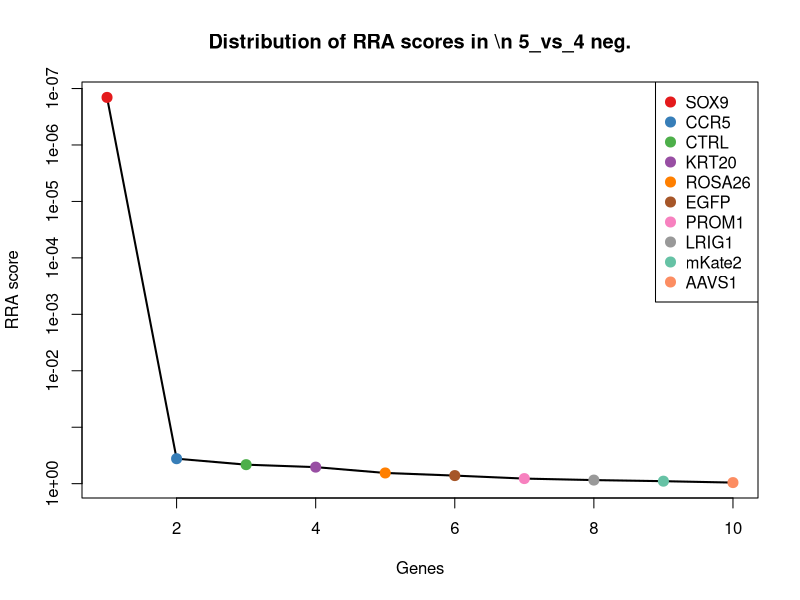
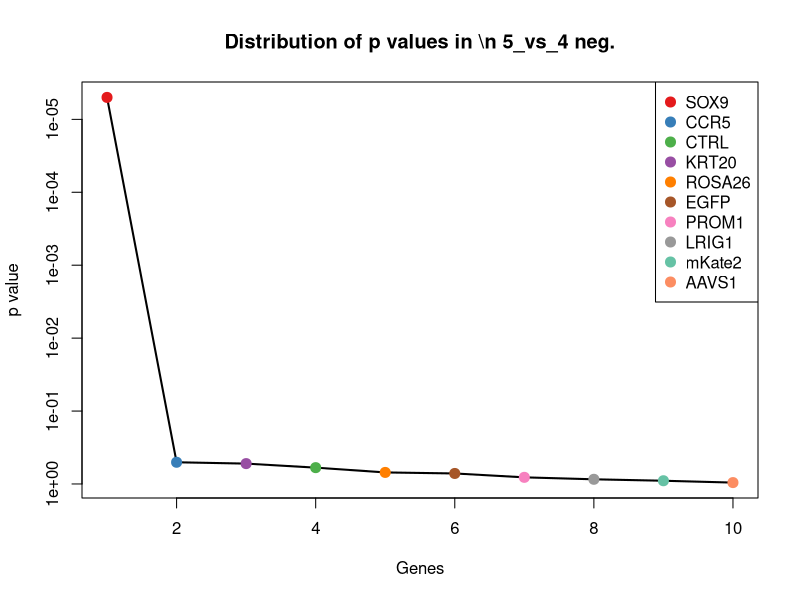
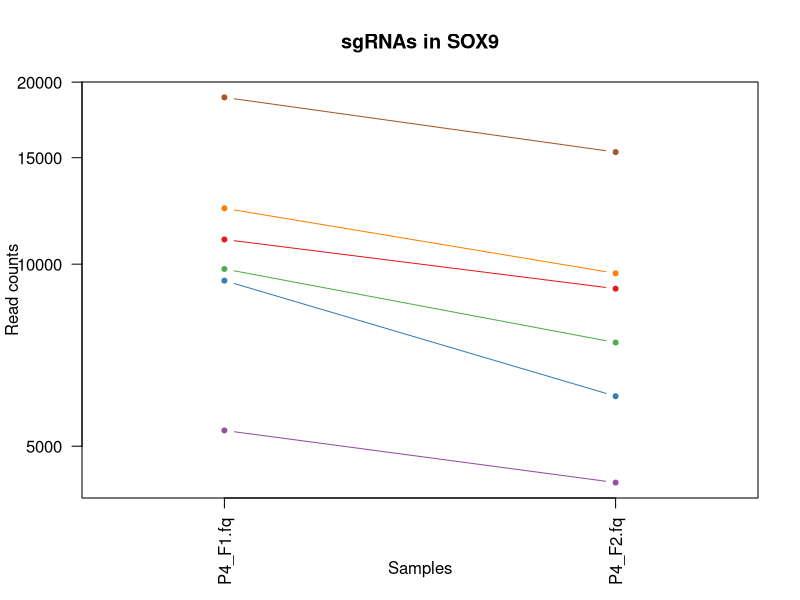
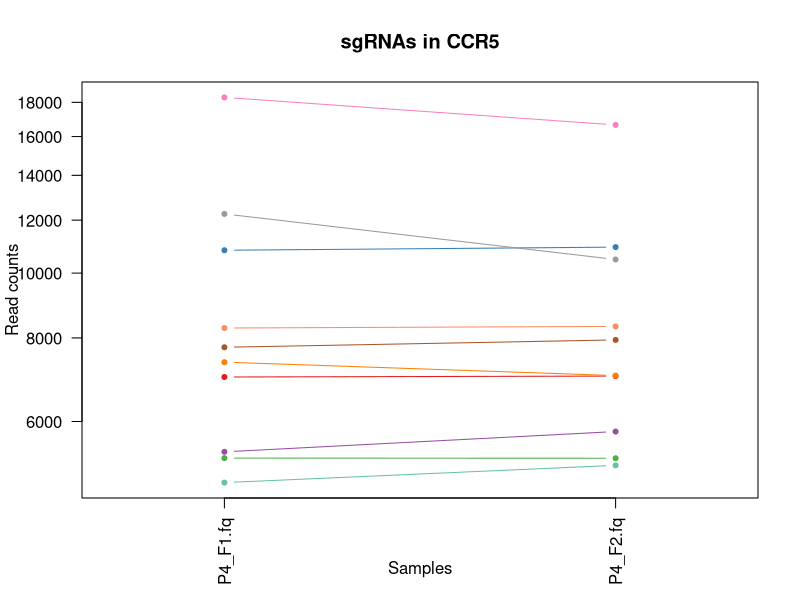
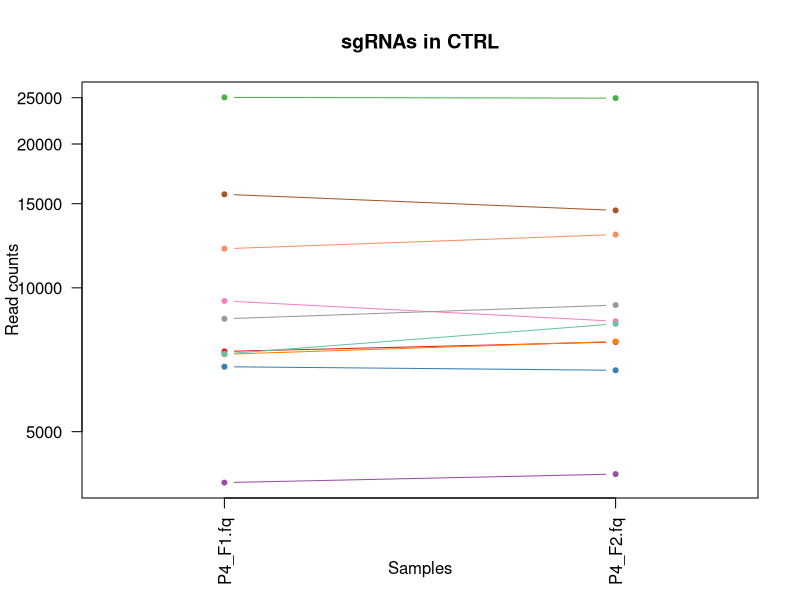
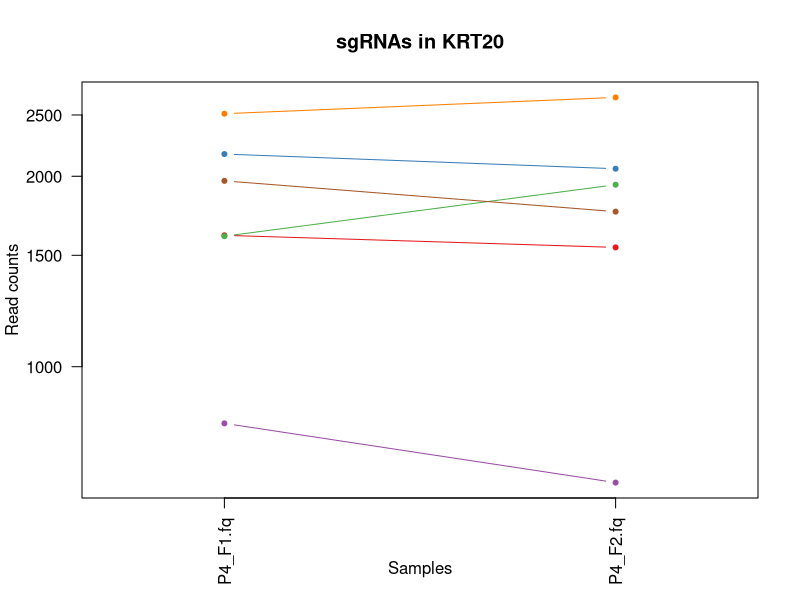
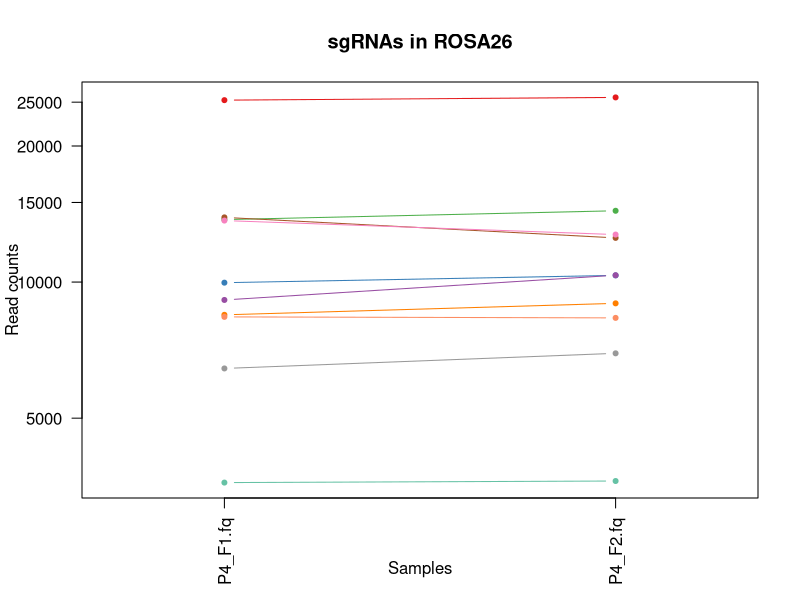
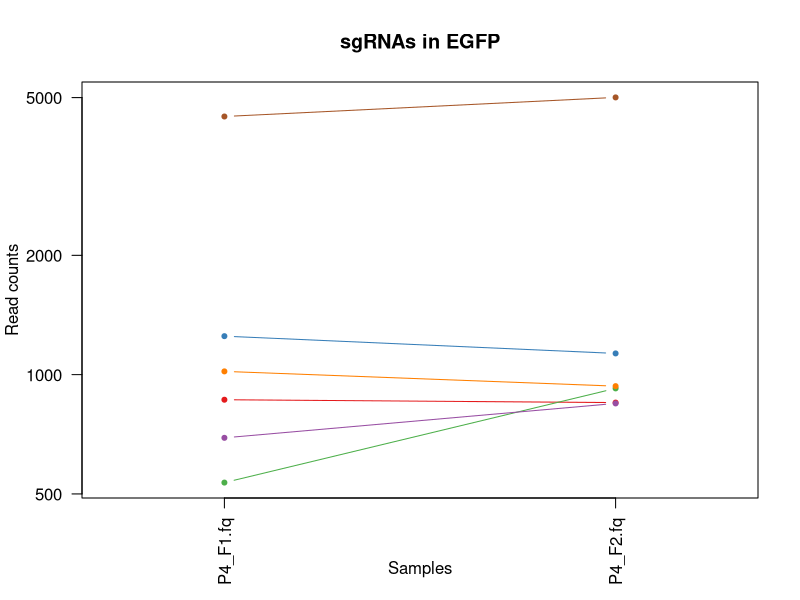

Generate these figures, in order, with R: (Note: this script raises an error after producing the figures.)
pdf(file='P4_45_day7.pdf',width=4.5,height=4.5);
gstable=read.table('P4_45_day7.gene_summary.txt',header=T)
# 
#
# parameters
# Do not modify the variables beginning with "__"

# gstablename='__GENE_SUMMARY_FILE__'
startindex=3
# outputfile='__OUTPUT_FILE__'
targetgenelist=c("SOX9","CCR5","CTRL","KRT20","ROSA26","EGFP","PROM1","LRIG1","mKate2","AAVS1")
# samplelabel=sub('.\\w+.\\w+$','',colnames(gstable)[startindex]);
samplelabel='5_vs_4 neg.'


# You need to write some codes in front of this code:
# gstable=read.table(gstablename,header=T)
# pdf(file=outputfile,width=6,height=6)


# set up color using RColorBrewer
#library(RColorBrewer)
#colors <- brewer.pal(length(targetgenelist), "Set1")

colors=c( "#E41A1C", "#377EB8", "#4DAF4A", "#984EA3", "#FF7F00",  "#A65628", "#F781BF",
          "#999999", "#66C2A5", "#FC8D62", "#8DA0CB", "#E78AC3", "#A6D854", "#FFD92F", "#E5C494", "#B3B3B3", 
          "#8DD3C7", "#FFFFB3", "#BEBADA", "#FB8072", "#80B1D3", "#FDB462", "#B3DE69", "#FCCDE5",
          "#D9D9D9", "#BC80BD", "#CCEBC5", "#FFED6F")

######
# function definition

plotrankedvalues<-function(val, tglist, ...){
  
  plot(val,log='y',ylim=c(max(val),min(val)),type='l',lwd=2, ...)
  if(length(tglist)>0){
    for(i in 1:length(tglist)){
      targetgene=tglist[i];
      tx=which(names(val)==targetgene);ty=val[targetgene];
      points(tx,ty,col=colors[(i %% length(colors)) ],cex=2,pch=20)
      # text(tx+50,ty,targetgene,col=colors[i])
    }
    legend('topright',tglist,pch=20,pt.cex = 2,cex=1,col=colors)
  }
}



plotrandvalues<-function(val,targetgenelist, ...){
  # choose the one with the best distance distribution
  
  mindiffvalue=0;
  randval=val;
  for(i in 1:20){
    randval0=sample(val)
    vindex=sort(which(names(randval0) %in% targetgenelist))
    if(max(vindex)>0.9*length(val)){
      # print('pass...')
      next;
    }
    mindiffind=min(diff(vindex));
    if (mindiffind > mindiffvalue){
      mindiffvalue=mindiffind;
      randval=randval0;
      # print(paste('Diff: ',mindiffvalue))
    }
  }
  plot(randval,log='y',ylim=c(max(randval),min(randval)),pch=20,col='grey', ...)
  
  if(length(targetgenelist)>0){
    for(i in 1:length(targetgenelist)){
      targetgene=targetgenelist[i];
      tx=which(names(randval)==targetgene);ty=randval[targetgene];
      points(tx,ty,col=colors[(i %% length(colors)) ],cex=2,pch=20)
      text(tx+50,ty,targetgene,col=colors[i])
    }
  }
  
}




# set.seed(1235)



pvec=gstable[,startindex]
names(pvec)=gstable[,'id']
pvec=sort(pvec);

plotrankedvalues(pvec,targetgenelist,xlab='Genes',ylab='RRA score',main=paste('Distribution of RRA scores in \\n',samplelabel))

# plotrandvalues(pvec,targetgenelist,xlab='Genes',ylab='RRA score',main=paste('Distribution of RRA scores in \\n',samplelabel))


pvec=gstable[,startindex+1]
names(pvec)=gstable[,'id']
pvec=sort(pvec);

plotrankedvalues(pvec,targetgenelist,xlab='Genes',ylab='p value',main=paste('Distribution of p values in \\n',samplelabel))

# plotrandvalues(pvec,targetgenelist,xlab='Genes',ylab='p value',main=paste('Distribution of p values in \\n',samplelabel))



# you need to write after this code:
# dev.off()






# parameters
# Do not modify the variables beginning with "__"
targetmat=list(c(10984.888790066654,9107.508988061698),c(9390.91628957882,6047.028492251849),c(9817.362439790899,7419.248178321091),c(5308.4744857192745,4352.268122127254),c(12368.238496852182,9655.909395460596),c(18868.942006182668,15322.713605249208))
targetgene="SOX9"
collabel=c("P4_F1.fq","P4_F2.fq")

# set up color using RColorBrewer
#library(RColorBrewer)
#colors <- brewer.pal(length(targetgenelist), "Set1")

colors=c( "#E41A1C", "#377EB8", "#4DAF4A", "#984EA3", "#FF7F00",  "#A65628", "#F781BF",
          "#999999", "#66C2A5", "#FC8D62", "#8DA0CB", "#E78AC3", "#A6D854", "#FFD92F", "#E5C494", "#B3B3B3", 
          "#8DD3C7", "#FFFFB3", "#BEBADA", "#FB8072", "#80B1D3", "#FDB462", "#B3DE69", "#FCCDE5",
          "#D9D9D9", "#BC80BD", "#CCEBC5", "#FFED6F")


## code

targetmatvec=unlist(targetmat)+1
yrange=range(targetmatvec[targetmatvec>0]);
# yrange[1]=1; # set the minimum value to 1
for(i in 1:length(targetmat)){
  vali=targetmat[[i]]+1;
  if(i==1){
    plot(1:length(vali),vali,type='b',las=1,pch=20,main=paste('sgRNAs in',targetgene),ylab='Read counts',xlab='Samples',xlim=c(0.7,length(vali)+0.3),ylim = yrange,col=colors[(i %% length(colors))],xaxt='n',log='y')
    axis(1,at=1:length(vali),labels=(collabel),las=2)
    # lines(0:100,rep(1,101),col='black');
  }else{
    lines(1:length(vali),vali,type='b',pch=20,col=colors[(i %% length(colors))])
  }
}




# parameters
# Do not modify the variables beginning with "__"
targetmat=list(c(6992.15669463587,7014.650544417904),c(10817.170639525928,10934.697901010026),c(5288.972375191283,5286.579927325376),c(5404.684897657366,5795.170527372355),c(7358.796372562109,7026.024775089881),c(7746.2383017182065,7944.900124376035),c(18307.28122297651,16652.686148822537),c(12257.726537193563,10478.916229082943),c(4861.226084277337,5159.026054789632),c(8276.695708079575,8322.687071695274))
targetgene="CCR5"
collabel=c("P4_F1.fq","P4_F2.fq")

# set up color using RColorBrewer
#library(RColorBrewer)
#colors <- brewer.pal(length(targetgenelist), "Set1")

colors=c( "#E41A1C", "#377EB8", "#4DAF4A", "#984EA3", "#FF7F00",  "#A65628", "#F781BF",
          "#999999", "#66C2A5", "#FC8D62", "#8DA0CB", "#E78AC3", "#A6D854", "#FFD92F", "#E5C494", "#B3B3B3", 
          "#8DD3C7", "#FFFFB3", "#BEBADA", "#FB8072", "#80B1D3", "#FDB462", "#B3DE69", "#FCCDE5",
          "#D9D9D9", "#BC80BD", "#CCEBC5", "#FFED6F")


## code

targetmatvec=unlist(targetmat)+1
yrange=range(targetmatvec[targetmatvec>0]);
# yrange[1]=1; # set the minimum value to 1
for(i in 1:length(targetmat)){
  vali=targetmat[[i]]+1;
  if(i==1){
    plot(1:length(vali),vali,type='b',las=1,pch=20,main=paste('sgRNAs in',targetgene),ylab='Read counts',xlab='Samples',xlim=c(0.7,length(vali)+0.3),ylim = yrange,col=colors[(i %% length(colors))],xaxt='n',log='y')
    axis(1,at=1:length(vali),labels=(collabel),las=2)
    # lines(0:100,rep(1,101),col='black');
  }else{
    lines(1:length(vali),vali,type='b',pch=20,col=colors[(i %% length(colors))])
  }
}




# parameters
# Do not modify the variables beginning with "__"
targetmat=list(c(7360.096513263976,7702.791500072521),c(6836.139810411939,6720.545437042495),c(25035.509355133567,24946.12519878987),c(3910.82323121322,4074.4119157118125),c(7261.285819922152,7721.477736176484),c(15693.998412225657,14524.080123066813),c(9387.015867473221,8511.986767878894),c(8613.432149862892,9201.75261362951),c(7272.987086238947,8405.556466591108),c(12073.106557528577,12926.813158702023))
targetgene="CTRL"
collabel=c("P4_F1.fq","P4_F2.fq")

# set up color using RColorBrewer
#library(RColorBrewer)
#colors <- brewer.pal(length(targetgenelist), "Set1")

colors=c( "#E41A1C", "#377EB8", "#4DAF4A", "#984EA3", "#FF7F00",  "#A65628", "#F781BF",
          "#999999", "#66C2A5", "#FC8D62", "#8DA0CB", "#E78AC3", "#A6D854", "#FFD92F", "#E5C494", "#B3B3B3", 
          "#8DD3C7", "#FFFFB3", "#BEBADA", "#FB8072", "#80B1D3", "#FDB462", "#B3DE69", "#FCCDE5",
          "#D9D9D9", "#BC80BD", "#CCEBC5", "#FFED6F")


## code

targetmatvec=unlist(targetmat)+1
yrange=range(targetmatvec[targetmatvec>0]);
# yrange[1]=1; # set the minimum value to 1
for(i in 1:length(targetmat)){
  vali=targetmat[[i]]+1;
  if(i==1){
    plot(1:length(vali),vali,type='b',las=1,pch=20,main=paste('sgRNAs in',targetgene),ylab='Read counts',xlab='Samples',xlim=c(0.7,length(vali)+0.3),ylim = yrange,col=colors[(i %% length(colors))],xaxt='n',log='y')
    axis(1,at=1:length(vali),labels=(collabel),las=2)
    # lines(0:100,rep(1,101),col='black');
  }else{
    lines(1:length(vali),vali,type='b',pch=20,col=colors[(i %% length(colors))])
  }
}




# parameters
# Do not modify the variables beginning with "__"
targetmat=list(c(1612.1744703139605,1542.8331461488997),c(2167.334550010784,2054.673526387871),c(1606.973907506496,1938.4938845241045),c(812.5879386663107,654.8307086866841),c(2510.5716953034334,2664.0073123866464),c(1965.8127412215388,1757.3186388204685))
targetgene="KRT20"
collabel=c("P4_F1.fq","P4_F2.fq")

# set up color using RColorBrewer
#library(RColorBrewer)
#colors <- brewer.pal(length(targetgenelist), "Set1")

colors=c( "#E41A1C", "#377EB8", "#4DAF4A", "#984EA3", "#FF7F00",  "#A65628", "#F781BF",
          "#999999", "#66C2A5", "#FC8D62", "#8DA0CB", "#E78AC3", "#A6D854", "#FFD92F", "#E5C494", "#B3B3B3", 
          "#8DD3C7", "#FFFFB3", "#BEBADA", "#FB8072", "#80B1D3", "#FDB462", "#B3DE69", "#FCCDE5",
          "#D9D9D9", "#BC80BD", "#CCEBC5", "#FFED6F")


## code

targetmatvec=unlist(targetmat)+1
yrange=range(targetmatvec[targetmatvec>0]);
# yrange[1]=1; # set the minimum value to 1
for(i in 1:length(targetmat)){
  vali=targetmat[[i]]+1;
  if(i==1){
    plot(1:length(vali),vali,type='b',las=1,pch=20,main=paste('sgRNAs in',targetgene),ylab='Read counts',xlab='Samples',xlim=c(0.7,length(vali)+0.3),ylim = yrange,col=colors[(i %% length(colors))],xaxt='n',log='y')
    axis(1,at=1:length(vali),labels=(collabel),las=2)
    # lines(0:100,rep(1,101),col='black');
  }else{
    lines(1:length(vali),vali,type='b',pch=20,col=colors[(i %% length(colors))])
  }
}




# parameters
# Do not modify the variables beginning with "__"
targetmat=list(c(25257.83341515267,25613.955028244527),c(9968.178761207366,10344.862796163212),c(13745.087500128378,14377.840014427107),c(9128.287867801868,10353.799691691194),c(8462.615828446425,8971.83066504597),c(13901.10438435231,12523.840414894832),c(13677.480183631342,12736.701017470405),c(6439.596896342779,6955.342055914023),c(3600.089603467223,3629.192029408707),c(8374.206260719531,8331.623967223257))
targetgene="ROSA26"
collabel=c("P4_F1.fq","P4_F2.fq")

# set up color using RColorBrewer
#library(RColorBrewer)
#colors <- brewer.pal(length(targetgenelist), "Set1")

colors=c( "#E41A1C", "#377EB8", "#4DAF4A", "#984EA3", "#FF7F00",  "#A65628", "#F781BF",
          "#999999", "#66C2A5", "#FC8D62", "#8DA0CB", "#E78AC3", "#A6D854", "#FFD92F", "#E5C494", "#B3B3B3", 
          "#8DD3C7", "#FFFFB3", "#BEBADA", "#FB8072", "#80B1D3", "#FDB462", "#B3DE69", "#FCCDE5",
          "#D9D9D9", "#BC80BD", "#CCEBC5", "#FFED6F")


## code

targetmatvec=unlist(targetmat)+1
yrange=range(targetmatvec[targetmatvec>0]);
# yrange[1]=1; # set the minimum value to 1
for(i in 1:length(targetmat)){
  vali=targetmat[[i]]+1;
  if(i==1){
    plot(1:length(vali),vali,type='b',las=1,pch=20,main=paste('sgRNAs in',targetgene),ylab='Read counts',xlab='Samples',xlim=c(0.7,length(vali)+0.3),ylim = yrange,col=colors[(i %% length(colors))],xaxt='n',log='y')
    axis(1,at=1:length(vali),labels=(collabel),las=2)
    # lines(0:100,rep(1,101),col='black');
  }else{
    lines(1:length(vali),vali,type='b',pch=20,col=colors[(i %% length(colors))])
  }
}




# parameters
# Do not modify the variables beginning with "__"
targetmat=list(c(863.2934260390884,849.005075158294),c(1249.4352144933193,1130.111061765729),c(533.0576877650998,922.125129478147),c(691.6748533927637,844.942849918302),c(1018.010169561154,934.3118051981224),c(4478.984717928704,5004.661495669943))
targetgene="EGFP"
collabel=c("P4_F1.fq","P4_F2.fq")

# set up color using RColorBrewer
#library(RColorBrewer)
#colors <- brewer.pal(length(targetgenelist), "Set1")

colors=c( "#E41A1C", "#377EB8", "#4DAF4A", "#984EA3", "#FF7F00",  "#A65628", "#F781BF",
          "#999999", "#66C2A5", "#FC8D62", "#8DA0CB", "#E78AC3", "#A6D854", "#FFD92F", "#E5C494", "#B3B3B3", 
          "#8DD3C7", "#FFFFB3", "#BEBADA", "#FB8072", "#80B1D3", "#FDB462", "#B3DE69", "#FCCDE5",
          "#D9D9D9", "#BC80BD", "#CCEBC5", "#FFED6F")


## code

targetmatvec=unlist(targetmat)+1
yrange=range(targetmatvec[targetmatvec>0]);
# yrange[1]=1; # set the minimum value to 1
for(i in 1:length(targetmat)){
  vali=targetmat[[i]]+1;
  if(i==1){
    plot(1:length(vali),vali,type='b',las=1,pch=20,main=paste('sgRNAs in',targetgene),ylab='Read counts',xlab='Samples',xlim=c(0.7,length(vali)+0.3),ylim = yrange,col=colors[(i %% length(colors))],xaxt='n',log='y')
    axis(1,at=1:length(vali),labels=(collabel),las=2)
    # lines(0:100,rep(1,101),col='black');
  }else{
    lines(1:length(vali),vali,type='b',pch=20,col=colors[(i %% length(colors))])
  }
}




# parameters
# Do not modify the variables beginning with "__"
targetmat=list(c(8146.681637892964,8737.84649122244),c(12329.234275796198,12856.942884574164),c(9000.87407901899,8735.409156078445),c(13300.439380090173,14281.159053715302),c(9691.248791709888,9590.101346572728),c(19680.22980414711,21447.736822108902))
targetgene="PROM1"
collabel=c("P4_F1.fq","P4_F2.fq")

# set up color using RColorBrewer
#library(RColorBrewer)
#colors <- brewer.pal(length(targetgenelist), "Set1")

colors=c( "#E41A1C", "#377EB8", "#4DAF4A", "#984EA3", "#FF7F00",  "#A65628", "#F781BF",
          "#999999", "#66C2A5", "#FC8D62", "#8DA0CB", "#E78AC3", "#A6D854", "#FFD92F", "#E5C494", "#B3B3B3", 
          "#8DD3C7", "#FFFFB3", "#BEBADA", "#FB8072", "#80B1D3", "#FDB462", "#B3DE69", "#FCCDE5",
          "#D9D9D9", "#BC80BD", "#CCEBC5", "#FFED6F")


## code

targetmatvec=unlist(targetmat)+1
yrange=range(targetmatvec[targetmatvec>0]);
# yrange[1]=1; # set the minimum value to 1
for(i in 1:length(targetmat)){
  vali=targetmat[[i]]+1;
  if(i==1){
    plot(1:length(vali),vali,type='b',las=1,pch=20,main=paste('sgRNAs in',targetgene),ylab='Read counts',xlab='Samples',xlim=c(0.7,length(vali)+0.3),ylim = yrange,col=colors[(i %% length(colors))],xaxt='n',log='y')
    axis(1,at=1:length(vali),labels=(collabel),las=2)
    # lines(0:100,rep(1,101),col='black');
  }else{
    lines(1:length(vali),vali,type='b',pch=20,col=colors[(i %% length(colors))])
  }
}




# parameters
# Do not modify the variables beginning with "__"
targetmat=list(c(10622.149534246013,10441.543756875017),c(5824.630344360115,6042.153821963858),c(5351.379128880855,6053.528052635836),c(11386.632266943278,13489.025131916893),c(17267.168661483636,18213.3930860274),c(6128.863268596781,6698.6094207465385))
targetgene="LRIG1"
collabel=c("P4_F1.fq","P4_F2.fq")

# set up color using RColorBrewer
#library(RColorBrewer)
#colors <- brewer.pal(length(targetgenelist), "Set1")

colors=c( "#E41A1C", "#377EB8", "#4DAF4A", "#984EA3", "#FF7F00",  "#A65628", "#F781BF",
          "#999999", "#66C2A5", "#FC8D62", "#8DA0CB", "#E78AC3", "#A6D854", "#FFD92F", "#E5C494", "#B3B3B3", 
          "#8DD3C7", "#FFFFB3", "#BEBADA", "#FB8072", "#80B1D3", "#FDB462", "#B3DE69", "#FCCDE5",
          "#D9D9D9", "#BC80BD", "#CCEBC5", "#FFED6F")


## code

targetmatvec=unlist(targetmat)+1
yrange=range(targetmatvec[targetmatvec>0]);
# yrange[1]=1; # set the minimum value to 1
for(i in 1:length(targetmat)){
  vali=targetmat[[i]]+1;
  if(i==1){
    plot(1:length(vali),vali,type='b',las=1,pch=20,main=paste('sgRNAs in',targetgene),ylab='Read counts',xlab='Samples',xlim=c(0.7,length(vali)+0.3),ylim = yrange,col=colors[(i %% length(colors))],xaxt='n',log='y')
    axis(1,at=1:length(vali),labels=(collabel),las=2)
    # lines(0:100,rep(1,101),col='black');
  }else{
    lines(1:length(vali),vali,type='b',pch=20,col=colors[(i %% length(colors))])
  }
}




# parameters
# Do not modify the variables beginning with "__"
targetmat=list(c(5144.656757284146,6286.6997814113665),c(6668.421659871212,7389.187711545152),c(7074.065558853435,7163.327988201605),c(6455.198584765172,6656.362278250624),c(5935.142304018733,5860.978576260222),c(11493.243804496298,11544.031687008803))
targetgene="mKate2"
collabel=c("P4_F1.fq","P4_F2.fq")

# set up color using RColorBrewer
#library(RColorBrewer)
#colors <- brewer.pal(length(targetgenelist), "Set1")

colors=c( "#E41A1C", "#377EB8", "#4DAF4A", "#984EA3", "#FF7F00",  "#A65628", "#F781BF",
          "#999999", "#66C2A5", "#FC8D62", "#8DA0CB", "#E78AC3", "#A6D854", "#FFD92F", "#E5C494", "#B3B3B3", 
          "#8DD3C7", "#FFFFB3", "#BEBADA", "#FB8072", "#80B1D3", "#FDB462", "#B3DE69", "#FCCDE5",
          "#D9D9D9", "#BC80BD", "#CCEBC5", "#FFED6F")


## code

targetmatvec=unlist(targetmat)+1
yrange=range(targetmatvec[targetmatvec>0]);
# yrange[1]=1; # set the minimum value to 1
for(i in 1:length(targetmat)){
  vali=targetmat[[i]]+1;
  if(i==1){
    plot(1:length(vali),vali,type='b',las=1,pch=20,main=paste('sgRNAs in',targetgene),ylab='Read counts',xlab='Samples',xlim=c(0.7,length(vali)+0.3),ylim = yrange,col=colors[(i %% length(colors))],xaxt='n',log='y')
    axis(1,at=1:length(vali),labels=(collabel),las=2)
    # lines(0:100,rep(1,101),col='black');
  }else{
    lines(1:length(vali),vali,type='b',pch=20,col=colors[(i %% length(colors))])
  }
}




# parameters
# Do not modify the variables beginning with "__"
targetmat=list(c(11027.793433228235,12367.850965679147),c(9141.289274820529,9281.372228333348),c(8604.33116494983,9267.560662517377),c(4854.725380768006,4708.119053150539),c(8443.113717918435,8781.718523814352),c(3320.559352566012,3334.2744769852998),c(6819.237981287679,6692.109860362552),c(12166.716688062937,12590.460908830699),c(3562.385523113106,4045.9763390318694),c(3968.0294220953283,5017.660616437917))
targetgene="AAVS1"
collabel=c("P4_F1.fq","P4_F2.fq")

# set up color using RColorBrewer
#library(RColorBrewer)
#colors <- brewer.pal(length(targetgenelist), "Set1")

colors=c( "#E41A1C", "#377EB8", "#4DAF4A", "#984EA3", "#FF7F00",  "#A65628", "#F781BF",
          "#999999", "#66C2A5", "#FC8D62", "#8DA0CB", "#E78AC3", "#A6D854", "#FFD92F", "#E5C494", "#B3B3B3", 
          "#8DD3C7", "#FFFFB3", "#BEBADA", "#FB8072", "#80B1D3", "#FDB462", "#B3DE69", "#FCCDE5",
          "#D9D9D9", "#BC80BD", "#CCEBC5", "#FFED6F")


## code

targetmatvec=unlist(targetmat)+1
yrange=range(targetmatvec[targetmatvec>0]);
# yrange[1]=1; # set the minimum value to 1
for(i in 1:length(targetmat)){
  vali=targetmat[[i]]+1;
  if(i==1){
    plot(1:length(vali),vali,type='b',las=1,pch=20,main=paste('sgRNAs in',targetgene),ylab='Read counts',xlab='Samples',xlim=c(0.7,length(vali)+0.3),ylim = yrange,col=colors[(i %% length(colors))],xaxt='n',log='y')
    axis(1,at=1:length(vali),labels=(collabel),las=2)
    # lines(0:100,rep(1,101),col='black');
  }else{
    lines(1:length(vali),vali,type='b',pch=20,col=colors[(i %% length(colors))])
  }
}



# 
#
# parameters
# Do not modify the variables beginning with "__"

# gstablename='__GENE_SUMMARY_FILE__'
startindex=9
# outputfile='__OUTPUT_FILE__'
targetgenelist=c("EGFP","LRIG1","AAVS1","mKate2","PROM1","KRT20","CTRL","ROSA26","CCR5","SOX9")
# samplelabel=sub('.\\w+.\\w+$','',colnames(gstable)[startindex]);
samplelabel='5_vs_4 pos.'


# You need to write some codes in front of this code:
# gstable=read.table(gstablename,header=T)
# pdf(file=outputfile,width=6,height=6)


# set up color using RColorBrewer
#library(RColorBrewer)
#colors <- brewer.pal(length(targetgenelist), "Set1")

colors=c( "#E41A1C", "#377EB8", "#4DAF4A", "#984EA3", "#FF7F00",  "#A65628", "#F781BF",
          "#999999", "#66C2A5", "#FC8D62", "#8DA0CB", "#E78AC3", "#A6D854", "#FFD92F", "#E5C494", "#B3B3B3", 
          "#8DD3C7", "#FFFFB3", "#BEBADA", "#FB8072", "#80B1D3", "#FDB462", "#B3DE69", "#FCCDE5",
          "#D9D9D9", "#BC80BD", "#CCEBC5", "#FFED6F")

######
# function definition

plotrankedvalues<-function(val, tglist, ...){
  
  plot(val,log='y',ylim=c(max(val),min(val)),type='l',lwd=2, ...)
  if(length(tglist)>0){
    for(i in 1:length(tglist)){
      targetgene=tglist[i];
      tx=which(names(val)==targetgene);ty=val[targetgene];
      points(tx,ty,col=colors[(i %% length(colors)) ],cex=2,pch=20)
      # text(tx+50,ty,targetgene,col=colors[i])
    }
    legend('topright',tglist,pch=20,pt.cex = 2,cex=1,col=colors)
  }
}



plotrandvalues<-function(val,targetgenelist, ...){
  # choose the one with the best distance distribution
  
  mindiffvalue=0;
  randval=val;
  for(i in 1:20){
    randval0=sample(val)
    vindex=sort(which(names(randval0) %in% targetgenelist))
    if(max(vindex)>0.9*length(val)){
      # print('pass...')
      next;
    }
    mindiffind=min(diff(vindex));
    if (mindiffind > mindiffvalue){
      mindiffvalue=mindiffind;
      randval=randval0;
      # print(paste('Diff: ',mindiffvalue))
    }
  }
  plot(randval,log='y',ylim=c(max(randval),min(randval)),pch=20,col='grey', ...)
  
  if(length(targetgenelist)>0){
    for(i in 1:length(targetgenelist)){
      targetgene=targetgenelist[i];
      tx=which(names(randval)==targetgene);ty=randval[targetgene];
      points(tx,ty,col=colors[(i %% length(colors)) ],cex=2,pch=20)
      text(tx+50,ty,targetgene,col=colors[i])
    }
  }
  
}




# set.seed(1235)



pvec=gstable[,startindex]
names(pvec)=gstable[,'id']
pvec=sort(pvec);

plotrankedvalues(pvec,targetgenelist,xlab='Genes',ylab='RRA score',main=paste('Distribution of RRA scores in \\n',samplelabel))

# plotrandvalues(pvec,targetgenelist,xlab='Genes',ylab='RRA score',main=paste('Distribution of RRA scores in \\n',samplelabel))


pvec=gstable[,startindex+1]
names(pvec)=gstable[,'id']
pvec=sort(pvec);

plotrankedvalues(pvec,targetgenelist,xlab='Genes',ylab='p value',main=paste('Distribution of p values in \\n',samplelabel))

# plotrandvalues(pvec,targetgenelist,xlab='Genes',ylab='p value',main=paste('Distribution of p values in \\n',samplelabel))



# you need to write after this code:
# dev.off()






# parameters
# Do not modify the variables beginning with "__"
targetmat=list(c(863.2934260390884,849.005075158294),c(1249.4352144933193,1130.111061765729),c(533.0576877650998,922.125129478147),c(691.6748533927637,844.942849918302),c(1018.010169561154,934.3118051981224),c(4478.984717928704,5004.661495669943))
targetgene="EGFP"
collabel=c("P4_F1.fq","P4_F2.fq")

# set up color using RColorBrewer
#library(RColorBrewer)
#colors <- brewer.pal(length(targetgenelist), "Set1")

colors=c( "#E41A1C", "#377EB8", "#4DAF4A", "#984EA3", "#FF7F00",  "#A65628", "#F781BF",
          "#999999", "#66C2A5", "#FC8D62", "#8DA0CB", "#E78AC3", "#A6D854", "#FFD92F", "#E5C494", "#B3B3B3", 
          "#8DD3C7", "#FFFFB3", "#BEBADA", "#FB8072", "#80B1D3", "#FDB462", "#B3DE69", "#FCCDE5",
          "#D9D9D9", "#BC80BD", "#CCEBC5", "#FFED6F")


## code

targetmatvec=unlist(targetmat)+1
yrange=range(targetmatvec[targetmatvec>0]);
# yrange[1]=1; # set the minimum value to 1
for(i in 1:length(targetmat)){
  vali=targetmat[[i]]+1;
  if(i==1){
    plot(1:length(vali),vali,type='b',las=1,pch=20,main=paste('sgRNAs in',targetgene),ylab='Read counts',xlab='Samples',xlim=c(0.7,length(vali)+0.3),ylim = yrange,col=colors[(i %% length(colors))],xaxt='n',log='y')
    axis(1,at=1:length(vali),labels=(collabel),las=2)
    # lines(0:100,rep(1,101),col='black');
  }else{
    lines(1:length(vali),vali,type='b',pch=20,col=colors[(i %% length(colors))])
  }
}




# parameters
# Do not modify the variables beginning with "__"
targetmat=list(c(10622.149534246013,10441.543756875017),c(5824.630344360115,6042.153821963858),c(5351.379128880855,6053.528052635836),c(11386.632266943278,13489.025131916893),c(17267.168661483636,18213.3930860274),c(6128.863268596781,6698.6094207465385))
targetgene="LRIG1"
collabel=c("P4_F1.fq","P4_F2.fq")

# set up color using RColorBrewer
#library(RColorBrewer)
#colors <- brewer.pal(length(targetgenelist), "Set1")

colors=c( "#E41A1C", "#377EB8", "#4DAF4A", "#984EA3", "#FF7F00",  "#A65628", "#F781BF",
          "#999999", "#66C2A5", "#FC8D62", "#8DA0CB", "#E78AC3", "#A6D854", "#FFD92F", "#E5C494", "#B3B3B3", 
          "#8DD3C7", "#FFFFB3", "#BEBADA", "#FB8072", "#80B1D3", "#FDB462", "#B3DE69", "#FCCDE5",
          "#D9D9D9", "#BC80BD", "#CCEBC5", "#FFED6F")


## code

targetmatvec=unlist(targetmat)+1
yrange=range(targetmatvec[targetmatvec>0]);
# yrange[1]=1; # set the minimum value to 1
for(i in 1:length(targetmat)){
  vali=targetmat[[i]]+1;
  if(i==1){
    plot(1:length(vali),vali,type='b',las=1,pch=20,main=paste('sgRNAs in',targetgene),ylab='Read counts',xlab='Samples',xlim=c(0.7,length(vali)+0.3),ylim = yrange,col=colors[(i %% length(colors))],xaxt='n',log='y')
    axis(1,at=1:length(vali),labels=(collabel),las=2)
    # lines(0:100,rep(1,101),col='black');
  }else{
    lines(1:length(vali),vali,type='b',pch=20,col=colors[(i %% length(colors))])
  }
}




# parameters
# Do not modify the variables beginning with "__"
targetmat=list(c(11027.793433228235,12367.850965679147),c(9141.289274820529,9281.372228333348),c(8604.33116494983,9267.560662517377),c(4854.725380768006,4708.119053150539),c(8443.113717918435,8781.718523814352),c(3320.559352566012,3334.2744769852998),c(6819.237981287679,6692.109860362552),c(12166.716688062937,12590.460908830699),c(3562.385523113106,4045.9763390318694),c(3968.0294220953283,5017.660616437917))
targetgene="AAVS1"
collabel=c("P4_F1.fq","P4_F2.fq")

# set up color using RColorBrewer
#library(RColorBrewer)
#colors <- brewer.pal(length(targetgenelist), "Set1")

colors=c( "#E41A1C", "#377EB8", "#4DAF4A", "#984EA3", "#FF7F00",  "#A65628", "#F781BF",
          "#999999", "#66C2A5", "#FC8D62", "#8DA0CB", "#E78AC3", "#A6D854", "#FFD92F", "#E5C494", "#B3B3B3", 
          "#8DD3C7", "#FFFFB3", "#BEBADA", "#FB8072", "#80B1D3", "#FDB462", "#B3DE69", "#FCCDE5",
          "#D9D9D9", "#BC80BD", "#CCEBC5", "#FFED6F")


## code

targetmatvec=unlist(targetmat)+1
yrange=range(targetmatvec[targetmatvec>0]);
# yrange[1]=1; # set the minimum value to 1
for(i in 1:length(targetmat)){
  vali=targetmat[[i]]+1;
  if(i==1){
    plot(1:length(vali),vali,type='b',las=1,pch=20,main=paste('sgRNAs in',targetgene),ylab='Read counts',xlab='Samples',xlim=c(0.7,length(vali)+0.3),ylim = yrange,col=colors[(i %% length(colors))],xaxt='n',log='y')
    axis(1,at=1:length(vali),labels=(collabel),las=2)
    # lines(0:100,rep(1,101),col='black');
  }else{
    lines(1:length(vali),vali,type='b',pch=20,col=colors[(i %% length(colors))])
  }
}




# parameters
# Do not modify the variables beginning with "__"
targetmat=list(c(5144.656757284146,6286.6997814113665),c(6668.421659871212,7389.187711545152),c(7074.065558853435,7163.327988201605),c(6455.198584765172,6656.362278250624),c(5935.142304018733,5860.978576260222),c(11493.243804496298,11544.031687008803))
targetgene="mKate2"
collabel=c("P4_F1.fq","P4_F2.fq")

# set up color using RColorBrewer
#library(RColorBrewer)
#colors <- brewer.pal(length(targetgenelist), "Set1")

colors=c( "#E41A1C", "#377EB8", "#4DAF4A", "#984EA3", "#FF7F00",  "#A65628", "#F781BF",
          "#999999", "#66C2A5", "#FC8D62", "#8DA0CB", "#E78AC3", "#A6D854", "#FFD92F", "#E5C494", "#B3B3B3", 
          "#8DD3C7", "#FFFFB3", "#BEBADA", "#FB8072", "#80B1D3", "#FDB462", "#B3DE69", "#FCCDE5",
          "#D9D9D9", "#BC80BD", "#CCEBC5", "#FFED6F")


## code

targetmatvec=unlist(targetmat)+1
yrange=range(targetmatvec[targetmatvec>0]);
# yrange[1]=1; # set the minimum value to 1
for(i in 1:length(targetmat)){
  vali=targetmat[[i]]+1;
  if(i==1){
    plot(1:length(vali),vali,type='b',las=1,pch=20,main=paste('sgRNAs in',targetgene),ylab='Read counts',xlab='Samples',xlim=c(0.7,length(vali)+0.3),ylim = yrange,col=colors[(i %% length(colors))],xaxt='n',log='y')
    axis(1,at=1:length(vali),labels=(collabel),las=2)
    # lines(0:100,rep(1,101),col='black');
  }else{
    lines(1:length(vali),vali,type='b',pch=20,col=colors[(i %% length(colors))])
  }
}




# parameters
# Do not modify the variables beginning with "__"
targetmat=list(c(8146.681637892964,8737.84649122244),c(12329.234275796198,12856.942884574164),c(9000.87407901899,8735.409156078445),c(13300.439380090173,14281.159053715302),c(9691.248791709888,9590.101346572728),c(19680.22980414711,21447.736822108902))
targetgene="PROM1"
collabel=c("P4_F1.fq","P4_F2.fq")

# set up color using RColorBrewer
#library(RColorBrewer)
#colors <- brewer.pal(length(targetgenelist), "Set1")

colors=c( "#E41A1C", "#377EB8", "#4DAF4A", "#984EA3", "#FF7F00",  "#A65628", "#F781BF",
          "#999999", "#66C2A5", "#FC8D62", "#8DA0CB", "#E78AC3", "#A6D854", "#FFD92F", "#E5C494", "#B3B3B3", 
          "#8DD3C7", "#FFFFB3", "#BEBADA", "#FB8072", "#80B1D3", "#FDB462", "#B3DE69", "#FCCDE5",
          "#D9D9D9", "#BC80BD", "#CCEBC5", "#FFED6F")


## code

targetmatvec=unlist(targetmat)+1
yrange=range(targetmatvec[targetmatvec>0]);
# yrange[1]=1; # set the minimum value to 1
for(i in 1:length(targetmat)){
  vali=targetmat[[i]]+1;
  if(i==1){
    plot(1:length(vali),vali,type='b',las=1,pch=20,main=paste('sgRNAs in',targetgene),ylab='Read counts',xlab='Samples',xlim=c(0.7,length(vali)+0.3),ylim = yrange,col=colors[(i %% length(colors))],xaxt='n',log='y')
    axis(1,at=1:length(vali),labels=(collabel),las=2)
    # lines(0:100,rep(1,101),col='black');
  }else{
    lines(1:length(vali),vali,type='b',pch=20,col=colors[(i %% length(colors))])
  }
}




# parameters
# Do not modify the variables beginning with "__"
targetmat=list(c(1612.1744703139605,1542.8331461488997),c(2167.334550010784,2054.673526387871),c(1606.973907506496,1938.4938845241045),c(812.5879386663107,654.8307086866841),c(2510.5716953034334,2664.0073123866464),c(1965.8127412215388,1757.3186388204685))
targetgene="KRT20"
collabel=c("P4_F1.fq","P4_F2.fq")

# set up color using RColorBrewer
#library(RColorBrewer)
#colors <- brewer.pal(length(targetgenelist), "Set1")

colors=c( "#E41A1C", "#377EB8", "#4DAF4A", "#984EA3", "#FF7F00",  "#A65628", "#F781BF",
          "#999999", "#66C2A5", "#FC8D62", "#8DA0CB", "#E78AC3", "#A6D854", "#FFD92F", "#E5C494", "#B3B3B3", 
          "#8DD3C7", "#FFFFB3", "#BEBADA", "#FB8072", "#80B1D3", "#FDB462", "#B3DE69", "#FCCDE5",
          "#D9D9D9", "#BC80BD", "#CCEBC5", "#FFED6F")


## code

targetmatvec=unlist(targetmat)+1
yrange=range(targetmatvec[targetmatvec>0]);
# yrange[1]=1; # set the minimum value to 1
for(i in 1:length(targetmat)){
  vali=targetmat[[i]]+1;
  if(i==1){
    plot(1:length(vali),vali,type='b',las=1,pch=20,main=paste('sgRNAs in',targetgene),ylab='Read counts',xlab='Samples',xlim=c(0.7,length(vali)+0.3),ylim = yrange,col=colors[(i %% length(colors))],xaxt='n',log='y')
    axis(1,at=1:length(vali),labels=(collabel),las=2)
    # lines(0:100,rep(1,101),col='black');
  }else{
    lines(1:length(vali),vali,type='b',pch=20,col=colors[(i %% length(colors))])
  }
}




# parameters
# Do not modify the variables beginning with "__"
targetmat=list(c(7360.096513263976,7702.791500072521),c(6836.139810411939,6720.545437042495),c(25035.509355133567,24946.12519878987),c(3910.82323121322,4074.4119157118125),c(7261.285819922152,7721.477736176484),c(15693.998412225657,14524.080123066813),c(9387.015867473221,8511.986767878894),c(8613.432149862892,9201.75261362951),c(7272.987086238947,8405.556466591108),c(12073.106557528577,12926.813158702023))
targetgene="CTRL"
collabel=c("P4_F1.fq","P4_F2.fq")

# set up color using RColorBrewer
#library(RColorBrewer)
#colors <- brewer.pal(length(targetgenelist), "Set1")

colors=c( "#E41A1C", "#377EB8", "#4DAF4A", "#984EA3", "#FF7F00",  "#A65628", "#F781BF",
          "#999999", "#66C2A5", "#FC8D62", "#8DA0CB", "#E78AC3", "#A6D854", "#FFD92F", "#E5C494", "#B3B3B3", 
          "#8DD3C7", "#FFFFB3", "#BEBADA", "#FB8072", "#80B1D3", "#FDB462", "#B3DE69", "#FCCDE5",
          "#D9D9D9", "#BC80BD", "#CCEBC5", "#FFED6F")


## code

targetmatvec=unlist(targetmat)+1
yrange=range(targetmatvec[targetmatvec>0]);
# yrange[1]=1; # set the minimum value to 1
for(i in 1:length(targetmat)){
  vali=targetmat[[i]]+1;
  if(i==1){
    plot(1:length(vali),vali,type='b',las=1,pch=20,main=paste('sgRNAs in',targetgene),ylab='Read counts',xlab='Samples',xlim=c(0.7,length(vali)+0.3),ylim = yrange,col=colors[(i %% length(colors))],xaxt='n',log='y')
    axis(1,at=1:length(vali),labels=(collabel),las=2)
    # lines(0:100,rep(1,101),col='black');
  }else{
    lines(1:length(vali),vali,type='b',pch=20,col=colors[(i %% length(colors))])
  }
}




# parameters
# Do not modify the variables beginning with "__"
targetmat=list(c(25257.83341515267,25613.955028244527),c(9968.178761207366,10344.862796163212),c(13745.087500128378,14377.840014427107),c(9128.287867801868,10353.799691691194),c(8462.615828446425,8971.83066504597),c(13901.10438435231,12523.840414894832),c(13677.480183631342,12736.701017470405),c(6439.596896342779,6955.342055914023),c(3600.089603467223,3629.192029408707),c(8374.206260719531,8331.623967223257))
targetgene="ROSA26"
collabel=c("P4_F1.fq","P4_F2.fq")

# set up color using RColorBrewer
#library(RColorBrewer)
#colors <- brewer.pal(length(targetgenelist), "Set1")

colors=c( "#E41A1C", "#377EB8", "#4DAF4A", "#984EA3", "#FF7F00",  "#A65628", "#F781BF",
          "#999999", "#66C2A5", "#FC8D62", "#8DA0CB", "#E78AC3", "#A6D854", "#FFD92F", "#E5C494", "#B3B3B3", 
          "#8DD3C7", "#FFFFB3", "#BEBADA", "#FB8072", "#80B1D3", "#FDB462", "#B3DE69", "#FCCDE5",
          "#D9D9D9", "#BC80BD", "#CCEBC5", "#FFED6F")


## code

targetmatvec=unlist(targetmat)+1
yrange=range(targetmatvec[targetmatvec>0]);
# yrange[1]=1; # set the minimum value to 1
for(i in 1:length(targetmat)){
  vali=targetmat[[i]]+1;
  if(i==1){
    plot(1:length(vali),vali,type='b',las=1,pch=20,main=paste('sgRNAs in',targetgene),ylab='Read counts',xlab='Samples',xlim=c(0.7,length(vali)+0.3),ylim = yrange,col=colors[(i %% length(colors))],xaxt='n',log='y')
    axis(1,at=1:length(vali),labels=(collabel),las=2)
    # lines(0:100,rep(1,101),col='black');
  }else{
    lines(1:length(vali),vali,type='b',pch=20,col=colors[(i %% length(colors))])
  }
}




# parameters
# Do not modify the variables beginning with "__"
targetmat=list(c(6992.15669463587,7014.650544417904),c(10817.170639525928,10934.697901010026),c(5288.972375191283,5286.579927325376),c(5404.684897657366,5795.170527372355),c(7358.796372562109,7026.024775089881),c(7746.2383017182065,7944.900124376035),c(18307.28122297651,16652.686148822537),c(12257.726537193563,10478.916229082943),c(4861.226084277337,5159.026054789632),c(8276.695708079575,8322.687071695274))
targetgene="CCR5"
collabel=c("P4_F1.fq","P4_F2.fq")

# set up color using RColorBrewer
#library(RColorBrewer)
#colors <- brewer.pal(length(targetgenelist), "Set1")

colors=c( "#E41A1C", "#377EB8", "#4DAF4A", "#984EA3", "#FF7F00",  "#A65628", "#F781BF",
          "#999999", "#66C2A5", "#FC8D62", "#8DA0CB", "#E78AC3", "#A6D854", "#FFD92F", "#E5C494", "#B3B3B3", 
          "#8DD3C7", "#FFFFB3", "#BEBADA", "#FB8072", "#80B1D3", "#FDB462", "#B3DE69", "#FCCDE5",
          "#D9D9D9", "#BC80BD", "#CCEBC5", "#FFED6F")


## code

targetmatvec=unlist(targetmat)+1
yrange=range(targetmatvec[targetmatvec>0]);
# yrange[1]=1; # set the minimum value to 1
for(i in 1:length(targetmat)){
  vali=targetmat[[i]]+1;
  if(i==1){
    plot(1:length(vali),vali,type='b',las=1,pch=20,main=paste('sgRNAs in',targetgene),ylab='Read counts',xlab='Samples',xlim=c(0.7,length(vali)+0.3),ylim = yrange,col=colors[(i %% length(colors))],xaxt='n',log='y')
    axis(1,at=1:length(vali),labels=(collabel),las=2)
    # lines(0:100,rep(1,101),col='black');
  }else{
    lines(1:length(vali),vali,type='b',pch=20,col=colors[(i %% length(colors))])
  }
}




# parameters
# Do not modify the variables beginning with "__"
targetmat=list(c(10984.888790066654,9107.508988061698),c(9390.91628957882,6047.028492251849),c(9817.362439790899,7419.248178321091),c(5308.4744857192745,4352.268122127254),c(12368.238496852182,9655.909395460596),c(18868.942006182668,15322.713605249208))
targetgene="SOX9"
collabel=c("P4_F1.fq","P4_F2.fq")

# set up color using RColorBrewer
#library(RColorBrewer)
#colors <- brewer.pal(length(targetgenelist), "Set1")

colors=c( "#E41A1C", "#377EB8", "#4DAF4A", "#984EA3", "#FF7F00",  "#A65628", "#F781BF",
          "#999999", "#66C2A5", "#FC8D62", "#8DA0CB", "#E78AC3", "#A6D854", "#FFD92F", "#E5C494", "#B3B3B3", 
          "#8DD3C7", "#FFFFB3", "#BEBADA", "#FB8072", "#80B1D3", "#FDB462", "#B3DE69", "#FCCDE5",
          "#D9D9D9", "#BC80BD", "#CCEBC5", "#FFED6F")


## code

targetmatvec=unlist(targetmat)+1
yrange=range(targetmatvec[targetmatvec>0]);
# yrange[1]=1; # set the minimum value to 1
for(i in 1:length(targetmat)){
  vali=targetmat[[i]]+1;
  if(i==1){
    plot(1:length(vali),vali,type='b',las=1,pch=20,main=paste('sgRNAs in',targetgene),ylab='Read counts',xlab='Samples',xlim=c(0.7,length(vali)+0.3),ylim = yrange,col=colors[(i %% length(colors))],xaxt='n',log='y')
    axis(1,at=1:length(vali),labels=(collabel),las=2)
    # lines(0:100,rep(1,101),col='black');
  }else{
    lines(1:length(vali),vali,type='b',pch=20,col=colors[(i %% length(colors))])
  }
}



dev.off()
Sweave("P4_45_day7_summary.Rnw");
library(tools);

texi2dvi("P4_45_day7_summary.tex",pdf=TRUE);
